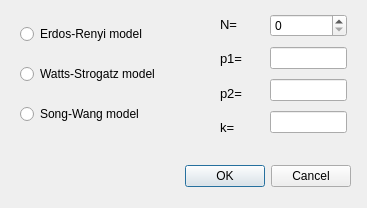
<?xml version="1.0" encoding="UTF-8"?>
<ui version="4.0">
 <class>Dialog</class>
 <widget class="QDialog" name="Dialog">
  <property name="geometry">
   <rect>
    <x>0</x>
    <y>0</y>
    <width>367</width>
    <height>208</height>
   </rect>
  </property>
  <property name="windowTitle">
   <string>Dialog</string>
  </property>
  <widget class="QDialogButtonBox" name="buttonBox">
   <property name="geometry">
    <rect>
     <x>20</x>
     <y>160</y>
     <width>331</width>
     <height>32</height>
    </rect>
   </property>
   <property name="orientation">
    <enum>Qt::Horizontal</enum>
   </property>
   <property name="standardButtons">
    <set>QDialogButtonBox::Cancel|QDialogButtonBox::Ok</set>
   </property>
  </widget>
  <widget class="QWidget" name="verticalLayoutWidget_3">
   <property name="geometry">
    <rect>
     <x>270</x>
     <y>10</y>
     <width>77</width>
     <height>129</height>
    </rect>
   </property>
   <layout class="QVBoxLayout" name="verticalLayout_3">
    <item>
     <widget class="QSpinBox" name="spinBox">
      <property name="maximum">
       <number>300</number>
      </property>
     </widget>
    </item>
    <item>
     <widget class="QLineEdit" name="prob1"/>
    </item>
    <item>
     <widget class="QLineEdit" name="prob2"/>
    </item>
    <item>
     <widget class="QLineEdit" name="k"/>
    </item>
   </layout>
  </widget>
  <widget class="QWidget" name="verticalLayoutWidget_2">
   <property name="geometry">
    <rect>
     <x>220</x>
     <y>10</y>
     <width>41</width>
     <height>131</height>
    </rect>
   </property>
   <layout class="QVBoxLayout" name="verticalLayout_2">
    <item>
     <widget class="QLabel" name="label_5">
      <property name="font">
       <font>
        <pointsize>10</pointsize>
       </font>
      </property>
      <property name="text">
       <string>N=</string>
      </property>
     </widget>
    </item>
    <item>
     <widget class="QLabel" name="label_3">
      <property name="font">
       <font>
        <pointsize>10</pointsize>
       </font>
      </property>
      <property name="text">
       <string>p1=</string>
      </property>
     </widget>
    </item>
    <item>
     <widget class="QLabel" name="label_4">
      <property name="font">
       <font>
        <pointsize>10</pointsize>
       </font>
      </property>
      <property name="text">
       <string>p2=</string>
      </property>
     </widget>
    </item>
    <item>
     <widget class="QLabel" name="label_6">
      <property name="font">
       <font>
        <pointsize>10</pointsize>
       </font>
      </property>
      <property name="text">
       <string>k=</string>
      </property>
     </widget>
    </item>
   </layout>
  </widget>
  <widget class="QWidget" name="verticalLayoutWidget_4">
   <property name="geometry">
    <rect>
     <x>20</x>
     <y>10</y>
     <width>187</width>
     <height>131</height>
    </rect>
   </property>
   <layout class="QVBoxLayout" name="verticalLayout_4">
    <item>
     <widget class="QRadioButton" name="radioButton">
      <property name="text">
       <string>Erdos-Renyi model</string>
      </property>
     </widget>
    </item>
    <item>
     <widget class="QRadioButton" name="radioButton_2">
      <property name="text">
       <string>Watts-Strogatz model</string>
      </property>
     </widget>
    </item>
    <item>
     <widget class="QRadioButton" name="radioButton_3">
      <property name="text">
       <string>Song-Wang model</string>
      </property>
     </widget>
    </item>
   </layout>
  </widget>
 </widget>
 <resources/>
 <connections>
  <connection>
   <sender>buttonBox</sender>
   <signal>accepted()</signal>
   <receiver>Dialog</receiver>
   <slot>accept()</slot>
   <hints>
    <hint type="sourcelabel">
     <x>248</x>
     <y>254</y>
    </hint>
    <hint type="destinationlabel">
     <x>157</x>
     <y>274</y>
    </hint>
   </hints>
  </connection>
  <connection>
   <sender>buttonBox</sender>
   <signal>rejected()</signal>
   <receiver>Dialog</receiver>
   <slot>reject()</slot>
   <hints>
    <hint type="sourcelabel">
     <x>316</x>
     <y>260</y>
    </hint>
    <hint type="destinationlabel">
     <x>286</x>
     <y>274</y>
    </hint>
   </hints>
  </connection>
 </connections>
</ui>
